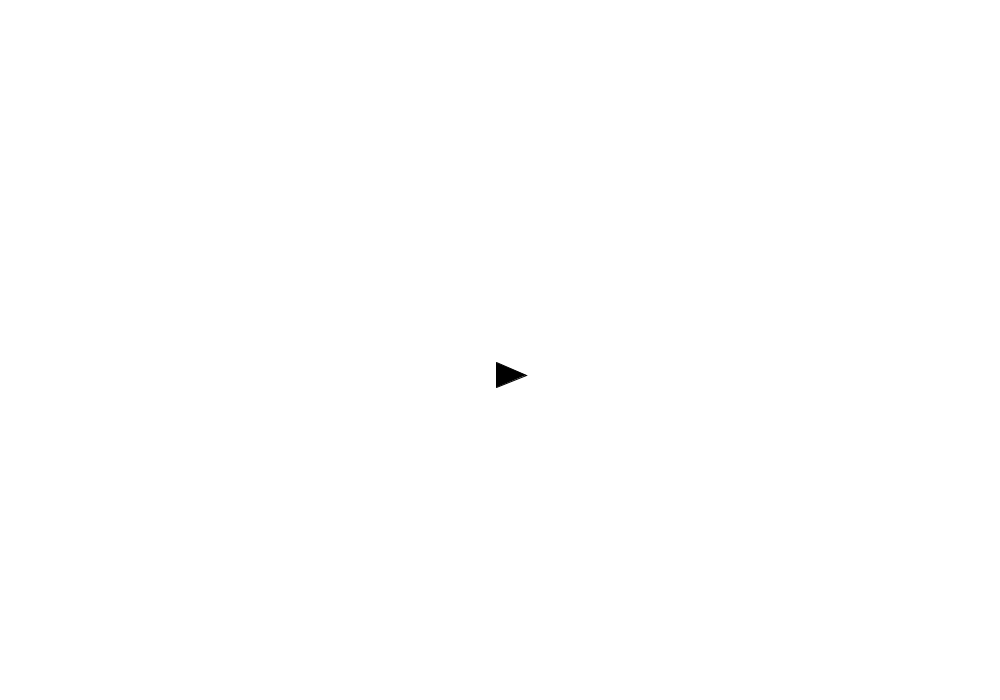
Frame 1 (no input)
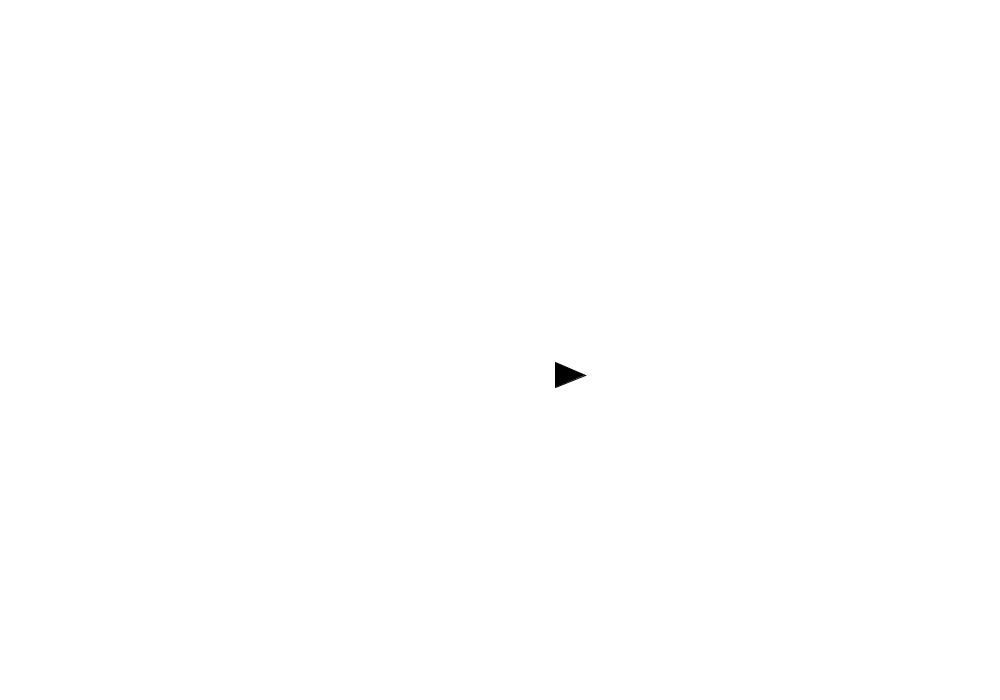
Frame 60 (the mouse pressed at the canvas centre just before this capture)
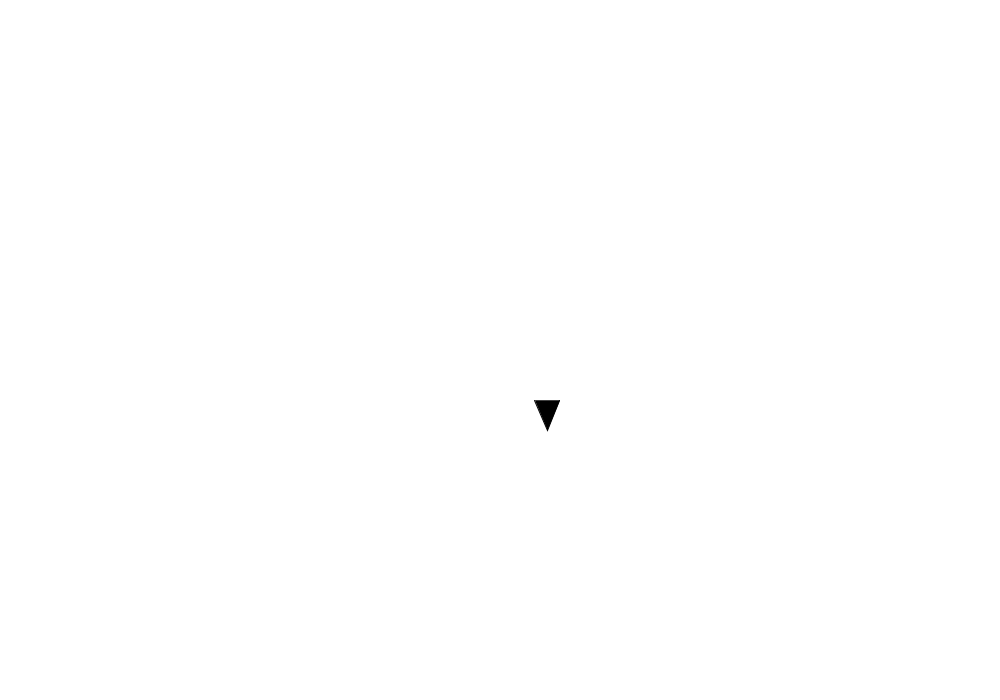
Frame 120 (the mouse held since frame 60 and released just before this capture)

The Processing sketch that drew these frames (run headless with seeded random() and noise(); from frame 60 on, the mouse is pressed at the canvas centre):

// Processing sketch: Agent
// ── Agent.pde
Drone drone;


void setup() {
  size(1000, 700);
  background(255);
  
  drone = new Drone(5, 1);
}

void mousePressed() {
  drone.moveTo(mouseX - width / 2, mouseY - height / 2);
}

void draw() {
  background(255);
  translate(width / 2, height / 2);
  
  drone.update();
}
// ── Drone.pde
class Drone {
  
  PShape d;
  float scl = 1;
  float theta = 0;
  float gain = 1;
  
  PVector pos = new PVector(0, 0);
  
  Drone(float s, float g) {
    scl = s;
    gain = g;
    d = createShape();
    d.beginShape();
    d.stroke(0);
    d.fill(0);
    d.vertex(-5, 2.5 * s);
    d.vertex(5 * s, 5 * s);
    d.vertex(-5, 7.5 * s);
    d.endShape(); 
  }
  
  
  void moveTo(int _x, int _y) {
    float pSlope = (pos.x - _x) / (pos.y - _y);
    target = atan(pSlope);
    
    println((target / PI) + "π");
  }
  
  
  //PD Controller
  float kp = 0.1;
  float kd = 0;
  float err = 0;
  float pErr = 0;
  float der = 0;
  float target = 0;
  
  
  void update() {
    err = target - theta;
    
    der = (err - pErr) / frameRate;
    
    rot(d, (err * kp) + (der * kd));
    
    pos.add(new PVector(cos(theta) * gain, sin(theta) * gain));
    shape(d, pos.x, pos.y);
    
    pErr = err;
  }
  
  void rot(PShape s, float a) {
    theta += a;
    s.rotate(a);
  }
  
}
